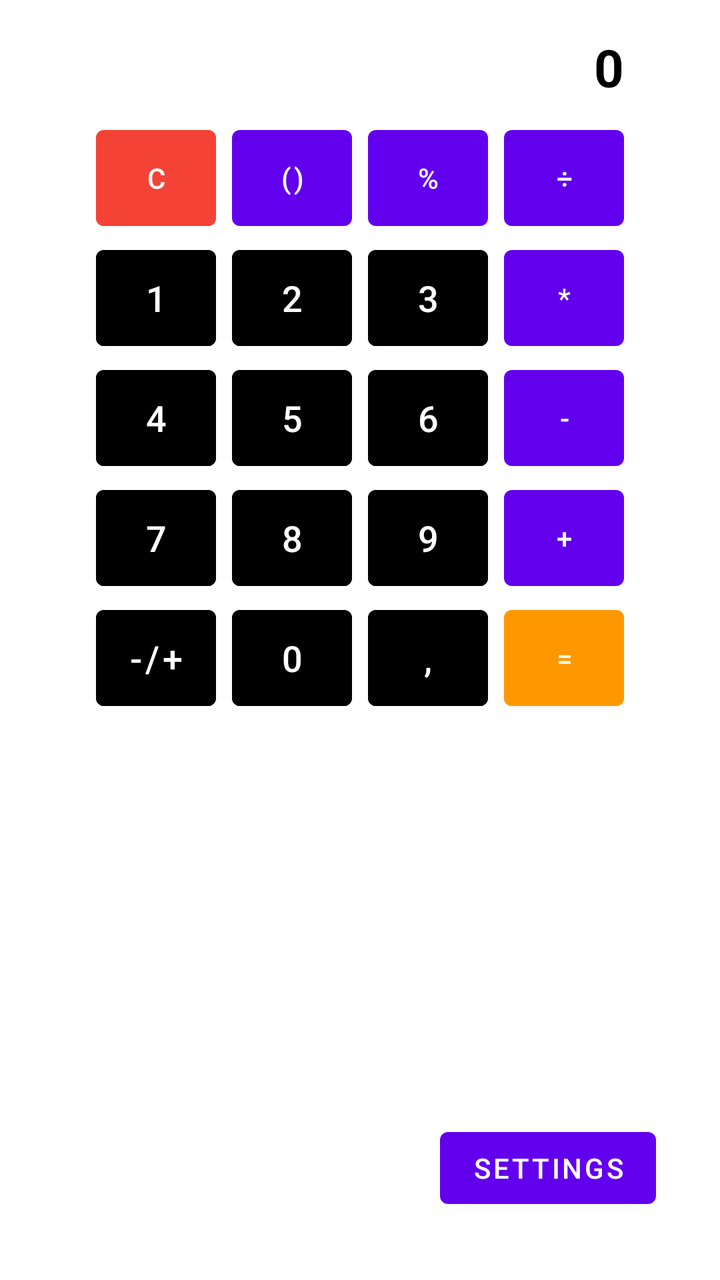
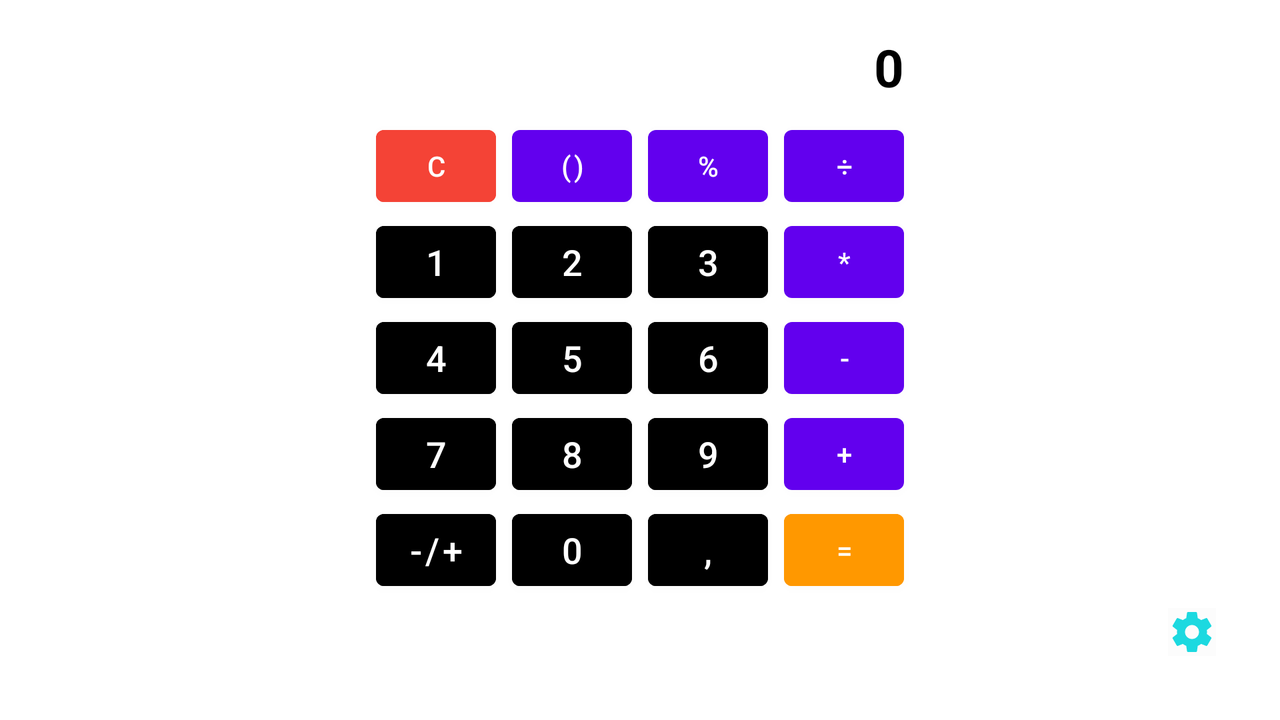

An Android layout and its configuration variant, each rendered on a device that would load it. The default file and the variant file are quoted in full after the pictures.
<!-- AndroidManifest.xml: application theme Theme.NewCalculator -->
<!-- res/layout/activity_main.xml -->
<?xml version="1.0" encoding="utf-8"?>
<androidx.constraintlayout.widget.ConstraintLayout xmlns:android="http://schemas.android.com/apk/res/android"
    xmlns:app="http://schemas.android.com/apk/res-auto"
    xmlns:tools="http://schemas.android.com/tools"
    android:layout_width="match_parent"
    android:layout_height="match_parent"
    android:background="@drawable/wood"
    tools:context=".MainActivity">

    <TextView
        android:id="@+id/tvOut"
        android:layout_width="@dimen/outScreenWidth"
        android:layout_height="wrap_content"
        android:layout_marginTop="@dimen/topPadding"
        android:background="@color/white"
        android:ems="15"
        android:gravity="center|end"
        android:text="@string/_0"
        android:textColor="@color/black"
        android:textSize="@dimen/eTextOut"
        android:textStyle="bold"
        app:layout_constraintEnd_toEndOf="parent"
        app:layout_constraintStart_toStartOf="parent"
        app:layout_constraintTop_toTopOf="parent" />

    <com.google.android.material.button.MaterialButton
        android:id="@+id/buttonClear"
        style="@style/ActButtom"
        android:layout_marginTop="@dimen/screedPadding"
        android:backgroundTint="@color/Red"
        android:text="@string/c"
        app:layout_constraintStart_toStartOf="@+id/tvOut"
        app:layout_constraintTop_toBottomOf="@+id/tvOut" />

    <com.google.android.material.button.MaterialButton
        android:id="@+id/buttonBrackets"
        style="@style/ActButtom"
        android:layout_marginStart="@dimen/buttonPadding"
        android:text="@string/brecets"
        app:layout_constraintStart_toEndOf="@+id/buttonClear"
        app:layout_constraintTop_toTopOf="@+id/buttonClear" />

    <com.google.android.material.button.MaterialButton
        android:id="@+id/buttonProcent"
        style="@style/ActButtom"
        android:layout_marginStart="@dimen/buttonPadding"
        android:text="@string/procent"
        app:layout_constraintStart_toEndOf="@+id/buttonBrackets"
        app:layout_constraintTop_toTopOf="@+id/buttonBrackets" />

    <com.google.android.material.button.MaterialButton
        android:id="@+id/buttonDivide"
        style="@style/ActButtom"
        android:layout_marginStart="@dimen/buttonPadding"
        android:text="@string/divide"
        app:layout_constraintEnd_toEndOf="@+id/tvOut"
        app:layout_constraintStart_toEndOf="@+id/buttonProcent"
        app:layout_constraintTop_toTopOf="@+id/buttonProcent" />

    <com.google.android.material.button.MaterialButton
        android:id="@+id/button1"
        style="@style/NumBottom"
        android:text="@string/_1"
        app:layout_constraintStart_toStartOf="@+id/buttonClear"
        app:layout_constraintTop_toBottomOf="@+id/buttonClear" />

    <com.google.android.material.button.MaterialButton
        android:id="@+id/button2"
        style="@style/NumBottom"
        android:layout_marginStart="@dimen/buttonPadding"
        android:text="@string/_2"
        app:layout_constraintStart_toEndOf="@+id/button1"
        app:layout_constraintTop_toBottomOf="@+id/buttonBrackets" />

    <com.google.android.material.button.MaterialButton
        android:id="@+id/button3"
        style="@style/NumBottom"
        android:layout_marginStart="@dimen/buttonPadding"
        android:text="@string/_3"
        app:layout_constraintStart_toEndOf="@+id/button2"
        app:layout_constraintTop_toBottomOf="@+id/buttonProcent" />

    <com.google.android.material.button.MaterialButton
        android:id="@+id/buttonMult"
        style="@style/ActButtom"
        android:layout_marginStart="@dimen/buttonPadding"
        android:text="@string/multy"
        app:layout_constraintStart_toEndOf="@+id/button3"
        app:layout_constraintTop_toBottomOf="@+id/buttonDivide" />

    <com.google.android.material.button.MaterialButton
        android:id="@+id/button4"
        style="@style/NumBottom"
        android:text="@string/_4"
        app:layout_constraintStart_toStartOf="@+id/button1"
        app:layout_constraintTop_toBottomOf="@+id/button1" />

    <com.google.android.material.button.MaterialButton
        android:id="@+id/button5"
        style="@style/NumBottom"
        android:layout_marginStart="@dimen/buttonPadding"
        android:text="@string/_5"
        app:layout_constraintStart_toEndOf="@+id/button4"
        app:layout_constraintTop_toBottomOf="@+id/button2" />

    <com.google.android.material.button.MaterialButton
        android:id="@+id/button6"
        style="@style/NumBottom"
        android:layout_marginStart="@dimen/buttonPadding"
        android:text="@string/_6"
        app:layout_constraintStart_toEndOf="@+id/button5"
        app:layout_constraintTop_toBottomOf="@+id/button3" />

    <com.google.android.material.button.MaterialButton
        android:id="@+id/buttonMinus"
        style="@style/ActButtom"
        android:layout_marginStart="@dimen/buttonPadding"
        android:text="@string/minus"
        app:layout_constraintStart_toEndOf="@+id/button6"
        app:layout_constraintTop_toBottomOf="@+id/buttonMult" />

    <com.google.android.material.button.MaterialButton
        android:id="@+id/button7"
        style="@style/NumBottom"
        android:text="@string/_7"
        app:layout_constraintStart_toStartOf="@+id/button4"
        app:layout_constraintTop_toBottomOf="@+id/button4" />

    <com.google.android.material.button.MaterialButton
        android:id="@+id/button8"
        style="@style/NumBottom"
        android:layout_marginStart="@dimen/buttonPadding"
        android:text="@string/_8"
        app:layout_constraintStart_toEndOf="@+id/button7"
        app:layout_constraintTop_toBottomOf="@+id/button5" />

    <com.google.android.material.button.MaterialButton
        android:id="@+id/button9"
        style="@style/NumBottom"
        android:layout_marginStart="@dimen/buttonPadding"
        android:text="@string/_9"
        app:layout_constraintStart_toEndOf="@+id/button8"
        app:layout_constraintTop_toBottomOf="@+id/button6" />

    <com.google.android.material.button.MaterialButton
        android:id="@+id/buttonPlus"
        style="@style/ActButtom"
        android:layout_marginStart="@dimen/buttonPadding"
        android:text="@string/plus"
        app:layout_constraintStart_toEndOf="@+id/button9"
        app:layout_constraintTop_toBottomOf="@+id/buttonMinus" />

    <com.google.android.material.button.MaterialButton
        android:id="@+id/buttonOposit"
        style="@style/NumBottom"
        android:text="@string/oposit"
        app:layout_constraintStart_toStartOf="@+id/button7"
        app:layout_constraintTop_toBottomOf="@+id/button7" />

    <com.google.android.material.button.MaterialButton
        android:id="@+id/button0"
        style="@style/NumBottom"
        android:layout_marginStart="@dimen/buttonPadding"
        android:text="@string/_0"
        app:layout_constraintStart_toEndOf="@+id/buttonOposit"
        app:layout_constraintTop_toBottomOf="@+id/button8" />

    <com.google.android.material.button.MaterialButton
        android:id="@+id/buttonDot"
        style="@style/NumBottom"
        android:layout_marginStart="@dimen/buttonPadding"
        android:text="@string/point"
        app:layout_constraintStart_toEndOf="@+id/button0"
        app:layout_constraintTop_toBottomOf="@+id/button9" />

    <com.google.android.material.button.MaterialButton
        android:id="@+id/buttonEqual"
        style="@style/ActButtom"
        android:layout_marginStart="@dimen/buttonPadding"
        android:backgroundTint="@color/Orange"
        android:text="@string/resoult"
        app:layout_constraintStart_toEndOf="@+id/buttonDot"
        app:layout_constraintTop_toBottomOf="@+id/buttonPlus" />

    <Button
        android:id="@+id/btSet"
        android:layout_width="wrap_content"
        android:layout_height="wrap_content"
        android:layout_marginEnd="32dp"
        android:layout_marginBottom="32dp"
        android:text="@string/Settings"
        app:layout_constraintBottom_toBottomOf="parent"
        app:layout_constraintEnd_toEndOf="parent" />


</androidx.constraintlayout.widget.ConstraintLayout>
<!-- resources referenced by this layout -->
<resources>
  <color name="Orange">#FF9800</color>
  <color name="Red">#F44336</color>
  <color name="black">#FF000000</color>
  <color name="white">#FFFFFFFF</color>
  <dimen name="buttonPadding">8dp</dimen>
  <dimen name="eTextOut">26sp</dimen>
  <dimen name="outScreenWidth">264dp</dimen>
  <dimen name="screedPadding">8dp</dimen>
  <dimen name="topPadding">16dp</dimen>
  <string name="Settings">Settings</string>
  <string name="_0">0</string>
  <string name="_1">1</string>
  <string name="_2">2</string>
  <string name="_3">3</string>
  <string name="_4">4</string>
  <string name="_5">5</string>
  <string name="_6">6</string>
  <string name="_7">7</string>
  <string name="_8">8</string>
  <string name="_9">9</string>
  <string name="brecets">()</string>
  <string name="c">C</string>
  <string name="divide">÷</string>
  <string name="minus">-</string>
  <string name="multy">*</string>
  <string name="oposit">-/+</string>
  <string name="plus">+</string>
  <string name="point">,</string>
  <string name="procent">%</string>
  <string name="resoult">=</string>
  <style name="ActButtom">
          <item name="android:layout_width">@dimen/buttonSize</item>
          <item name="android:layout_height">@dimen/buttonSize</item>
      </style>
  <style name="NumBottom">
          <item name="android:layout_width">@dimen/buttonSize</item>
          <item name="android:layout_height">@dimen/buttonSize</item>
          <item name="android:textSize">@dimen/eTextIn</item>
          <item name="android:backgroundTint">@color/black</item>
      </style>
  <style name="Theme.NewCalculator" parent="Theme.MaterialComponents.DayNight.DarkActionBar">
          
          <item name="colorPrimary">@color/purple_500</item>
          <item name="colorPrimaryVariant">@color/purple_700</item>
          <item name="colorOnPrimary">@color/white</item>
          
          <item name="colorSecondary">@color/teal_200</item>
          <item name="colorSecondaryVariant">@color/teal_700</item>
          <item name="colorOnSecondary">@color/black</item>
          
          <item name="android:statusBarColor" tools:targetApi="l">?attr/colorPrimaryVariant</item>
          
      </style>
  <dimen name="buttonSize">60dp</dimen>
  <dimen name="eTextIn">18sp</dimen>
  <color name="purple_500">#FF6200EE</color>
  <color name="purple_700">#FF3700B3</color>
  <color name="teal_200">#FF03DAC5</color>
  <color name="teal_700">#FF018786</color>
</resources>
<!-- res/layout-land/activity_main.xml (the repository's variant of the layout above) -->
<!-- drawn on the phone turned sideways -->
<?xml version="1.0" encoding="utf-8"?>
<androidx.constraintlayout.widget.ConstraintLayout
    xmlns:android="http://schemas.android.com/apk/res/android"
    xmlns:app="http://schemas.android.com/apk/res-auto"
    xmlns:tools="http://schemas.android.com/tools"
    android:layout_width="match_parent"
    android:layout_height="match_parent"
    android:background="@drawable/wood"
    tools:context=".MainActivity">

    <TextView
        android:id="@+id/tvOut"
        android:layout_width="@dimen/outScreenWidth"
        android:layout_height="wrap_content"
        android:layout_marginTop="@dimen/topPadding"
        android:background="@color/white"
        android:ems="15"
        android:gravity="center|end"
        android:text="@string/_0"
        android:textColor="@color/black"
        android:textSize="@dimen/eTextOut"
        android:textStyle="bold"
        app:layout_constraintEnd_toEndOf="parent"
        app:layout_constraintStart_toStartOf="parent"
        app:layout_constraintTop_toTopOf="parent" />

    <Button
        android:id="@+id/buttonClear"
        style="@style/ActButtom"
        android:layout_height="wrap_content"
        android:layout_marginTop="@dimen/screedPadding"
        android:backgroundTint="@color/Red"
        android:text="@string/c"
        app:layout_constraintHorizontal_weight="1"
        app:layout_constraintStart_toStartOf="@+id/tvOut"
        app:layout_constraintTop_toBottomOf="@+id/tvOut" />

    <Button
        android:id="@+id/buttonBrackets"
        style="@style/ActButtom"
        android:layout_height="wrap_content"
        android:layout_marginStart="@dimen/buttonPadding"
        android:text="@string/brecets"
        app:layout_constraintHorizontal_weight="1"
        app:layout_constraintStart_toEndOf="@+id/buttonClear"
        app:layout_constraintTop_toTopOf="@+id/buttonClear" />

    <Button
        android:id="@+id/buttonProcent"
        style="@style/ActButtom"
        android:layout_height="wrap_content"
        android:layout_marginStart="@dimen/buttonPadding"
        android:text="@string/procent"
        app:layout_constraintHorizontal_weight="1"
        app:layout_constraintStart_toEndOf="@+id/buttonBrackets"
        app:layout_constraintTop_toTopOf="@+id/buttonBrackets" />

    <Button
        android:id="@+id/buttonDivide"
        style="@style/ActButtom"
        android:layout_height="wrap_content"
        android:layout_marginStart="@dimen/buttonPadding"
        android:text="@string/divide"
        app:layout_constraintEnd_toEndOf="@+id/tvOut"
        app:layout_constraintHorizontal_weight="1"
        app:layout_constraintStart_toEndOf="@+id/buttonProcent"
        app:layout_constraintTop_toTopOf="@+id/buttonProcent" />

    <Button
        android:id="@+id/button1"
        style="@style/NumBottom"
        android:layout_height="wrap_content"
        android:text="@string/_1"
        app:layout_constraintHorizontal_weight="1"
        app:layout_constraintStart_toStartOf="@+id/buttonClear"
        app:layout_constraintTop_toBottomOf="@+id/buttonClear" />

    <Button
        android:id="@+id/button2"
        style="@style/NumBottom"
        android:layout_height="wrap_content"
        android:layout_marginStart="@dimen/buttonPadding"
        android:text="@string/_2"
        app:layout_constraintHorizontal_weight="1"
        app:layout_constraintStart_toEndOf="@+id/button1"
        app:layout_constraintTop_toBottomOf="@+id/buttonBrackets" />

    <Button
        android:id="@+id/button3"
        style="@style/NumBottom"
        android:layout_height="wrap_content"
        android:layout_marginStart="@dimen/buttonPadding"
        android:text="@string/_3"
        app:layout_constraintHorizontal_weight="1"
        app:layout_constraintStart_toEndOf="@+id/button2"
        app:layout_constraintTop_toBottomOf="@+id/buttonProcent" />

    <Button
        android:id="@+id/buttonMult"
        style="@style/ActButtom"
        android:layout_height="wrap_content"
        android:layout_marginStart="@dimen/buttonPadding"
        android:text="@string/multy"
        app:layout_constraintHorizontal_weight="1"
        app:layout_constraintStart_toEndOf="@+id/button3"
        app:layout_constraintTop_toBottomOf="@+id/buttonDivide" />

    <Button
        android:id="@+id/button4"
        style="@style/NumBottom"
        android:layout_height="wrap_content"
        android:text="@string/_4"
        app:layout_constraintHorizontal_weight="1"
        app:layout_constraintStart_toStartOf="@+id/button1"
        app:layout_constraintTop_toBottomOf="@+id/button1" />

    <Button
        android:id="@+id/button5"
        style="@style/NumBottom"
        android:layout_height="wrap_content"
        android:layout_marginStart="@dimen/buttonPadding"
        android:text="@string/_5"
        app:layout_constraintHorizontal_weight="1"
        app:layout_constraintStart_toEndOf="@+id/button4"
        app:layout_constraintTop_toBottomOf="@+id/button2" />

    <Button
        android:id="@+id/button6"
        style="@style/NumBottom"
        android:layout_height="wrap_content"
        android:layout_marginStart="@dimen/buttonPadding"
        android:text="@string/_6"
        app:layout_constraintHorizontal_weight="1"
        app:layout_constraintStart_toEndOf="@+id/button5"
        app:layout_constraintTop_toBottomOf="@+id/button3" />

    <Button
        android:id="@+id/buttonMinus"
        style="@style/ActButtom"
        android:layout_height="wrap_content"
        android:layout_marginStart="@dimen/buttonPadding"
        android:text="@string/minus"
        app:layout_constraintHorizontal_weight="1"
        app:layout_constraintStart_toEndOf="@+id/button6"
        app:layout_constraintTop_toBottomOf="@+id/buttonMult" />

    <Button
        android:id="@+id/button7"
        style="@style/NumBottom"
        android:layout_height="wrap_content"
        android:text="@string/_7"
        app:layout_constraintHorizontal_weight="1"
        app:layout_constraintStart_toStartOf="@+id/button4"
        app:layout_constraintTop_toBottomOf="@+id/button4" />

    <Button
        android:id="@+id/button8"
        style="@style/NumBottom"
        android:layout_height="wrap_content"
        android:layout_marginStart="@dimen/buttonPadding"
        android:text="@string/_8"
        app:layout_constraintHorizontal_weight="1"
        app:layout_constraintStart_toEndOf="@+id/button7"
        app:layout_constraintTop_toBottomOf="@+id/button5" />

    <Button
        android:id="@+id/button9"
        style="@style/NumBottom"
        android:layout_height="wrap_content"
        android:layout_marginStart="@dimen/buttonPadding"
        android:text="@string/_9"
        app:layout_constraintHorizontal_weight="1"
        app:layout_constraintStart_toEndOf="@+id/button8"
        app:layout_constraintTop_toBottomOf="@+id/button6" />

    <Button
        android:id="@+id/buttonPlus"
        style="@style/ActButtom"
        android:layout_height="wrap_content"
        android:layout_marginStart="@dimen/buttonPadding"
        android:text="@string/plus"
        app:layout_constraintHorizontal_weight="1"
        app:layout_constraintStart_toEndOf="@+id/button9"
        app:layout_constraintTop_toBottomOf="@+id/buttonMinus" />

    <Button
        android:id="@+id/buttonOposit"
        style="@style/NumBottom"
        android:layout_height="wrap_content"
        android:text="@string/oposit"
        app:layout_constraintHorizontal_weight="1"
        app:layout_constraintStart_toStartOf="@+id/button7"
        app:layout_constraintTop_toBottomOf="@+id/button7" />

    <Button
        android:id="@+id/button0"
        style="@style/NumBottom"
        android:layout_height="wrap_content"
        android:layout_marginStart="@dimen/buttonPadding"
        android:text="@string/_0"
        app:layout_constraintHorizontal_weight="1"
        app:layout_constraintStart_toEndOf="@+id/buttonOposit"
        app:layout_constraintTop_toBottomOf="@+id/button8" />

    <Button
        android:id="@+id/buttonDot"
        style="@style/NumBottom"
        android:layout_height="wrap_content"
        android:layout_marginStart="@dimen/buttonPadding"
        android:text="@string/point"

        app:layout_constraintHorizontal_weight="1"
        app:layout_constraintStart_toEndOf="@+id/button0"
        app:layout_constraintTop_toBottomOf="@+id/button9" />

    <Button
        android:id="@+id/buttonEqual"
        style="@style/ActButtom"
        android:layout_height="wrap_content"
        android:layout_marginStart="@dimen/buttonPadding"
        android:backgroundTint="@color/Orange"
        android:text="@string/resoult"
        app:layout_constraintHorizontal_weight="1"
        app:layout_constraintStart_toEndOf="@+id/buttonDot"
        app:layout_constraintTop_toBottomOf="@+id/buttonPlus" />

    <ImageButton
        android:id="@+id/btSet"
        android:layout_width="wrap_content"
        android:layout_height="wrap_content"
        android:layout_marginEnd="32dp"
        android:layout_marginBottom="32dp"
        android:background="@color/nocolor"
        app:layout_constraintBottom_toBottomOf="parent"
        app:layout_constraintEnd_toEndOf="parent"
        app:srcCompat="@drawable/ic_round_settings_24" />


</androidx.constraintlayout.widget.ConstraintLayout>
<!-- resources referenced by the variant -->
<!-- as the phone turned sideways resolves them -->
<resources>
  <color name="Orange">#FF9800</color>
  <color name="Red">#F44336</color>
  <color name="black">#FF000000</color>
  <color name="nocolor">#03000000</color>
  <color name="white">#FFFFFFFF</color>
  <dimen name="buttonPadding">8dp</dimen>
  <dimen name="eTextOut">26sp</dimen>
  <dimen name="outScreenWidth">264dp</dimen>
  <dimen name="screedPadding">8dp</dimen>
  <dimen name="topPadding">16dp</dimen>
  <!-- drawable ic_round_settings_24 (drawable) -->
  <vector android:height="24dp" android:tint="#1CD9E0"
      android:viewportHeight="24" android:viewportWidth="24"
      android:width="24dp" xmlns:android="http://schemas.android.com/apk/res/android">
      <path android:fillColor="@android:color/white" android:pathData="M19.43,12.98c0.04,-0.32 0.07,-0.64 0.07,-0.98s-0.03,-0.66 -0.07,-0.98l2.11,-1.65c0.19,-0.15 0.24,-0.42 0.12,-0.64l-2,-3.46c-0.12,-0.22 -0.39,-0.3 -0.61,-0.22l-2.49,1c-0.52,-0.4 -1.08,-0.73 -1.69,-0.98l-0.38,-2.65C14.46,2.18 14.25,2 14,2h-4c-0.25,0 -0.46,0.18 -0.49,0.42l-0.38,2.65c-0.61,0.25 -1.17,0.59 -1.69,0.98l-2.49,-1c-0.23,-0.09 -0.49,0 -0.61,0.22l-2,3.46c-0.13,0.22 -0.07,0.49 0.12,0.64l2.11,1.65c-0.04,0.32 -0.07,0.65 -0.07,0.98s0.03,0.66 0.07,0.98l-2.11,1.65c-0.19,0.15 -0.24,0.42 -0.12,0.64l2,3.46c0.12,0.22 0.39,0.3 0.61,0.22l2.49,-1c0.52,0.4 1.08,0.73 1.69,0.98l0.38,2.65c0.03,0.24 0.24,0.42 0.49,0.42h4c0.25,0 0.46,-0.18 0.49,-0.42l0.38,-2.65c0.61,-0.25 1.17,-0.59 1.69,-0.98l2.49,1c0.23,0.09 0.49,0 0.61,-0.22l2,-3.46c0.12,-0.22 0.07,-0.49 -0.12,-0.64l-2.11,-1.65zM12,15.5c-1.93,0 -3.5,-1.57 -3.5,-3.5s1.57,-3.5 3.5,-3.5 3.5,1.57 3.5,3.5 -1.57,3.5 -3.5,3.5z"/>
  </vector>
  <string name="_0">0</string>
  <string name="_1">1</string>
  <string name="_2">2</string>
  <string name="_3">3</string>
  <string name="_4">4</string>
  <string name="_5">5</string>
  <string name="_6">6</string>
  <string name="_7">7</string>
  <string name="_8">8</string>
  <string name="_9">9</string>
  <string name="brecets">()</string>
  <string name="c">C</string>
  <string name="divide">÷</string>
  <string name="minus">-</string>
  <string name="multy">*</string>
  <string name="oposit">-/+</string>
  <string name="plus">+</string>
  <string name="point">,</string>
  <string name="procent">%</string>
  <string name="resoult">=</string>
  <style name="ActButtom">
          <item name="android:layout_width">@dimen/buttonSize</item>
          <item name="android:layout_height">@dimen/buttonSize</item>
      </style>
  <style name="NumBottom">
          <item name="android:layout_width">@dimen/buttonSize</item>
          <item name="android:layout_height">@dimen/buttonSize</item>
          <item name="android:textSize">@dimen/eTextIn</item>
          <item name="android:backgroundTint">@color/black</item>
      </style>
  <style name="Theme.NewCalculator" parent="Theme.MaterialComponents.DayNight.DarkActionBar">
          
          <item name="colorPrimary">@color/purple_500</item>
          <item name="colorPrimaryVariant">@color/purple_700</item>
          <item name="colorOnPrimary">@color/white</item>
          
          <item name="colorSecondary">@color/teal_200</item>
          <item name="colorSecondaryVariant">@color/teal_700</item>
          <item name="colorOnSecondary">@color/black</item>
          
          <item name="android:statusBarColor" tools:targetApi="l">?attr/colorPrimaryVariant</item>
          
      </style>
  <dimen name="buttonSize">60dp</dimen>
  <dimen name="eTextIn">18sp</dimen>
  <color name="purple_500">#FF6200EE</color>
  <color name="purple_700">#FF3700B3</color>
  <color name="teal_200">#FF03DAC5</color>
  <color name="teal_700">#FF018786</color>
</resources>
